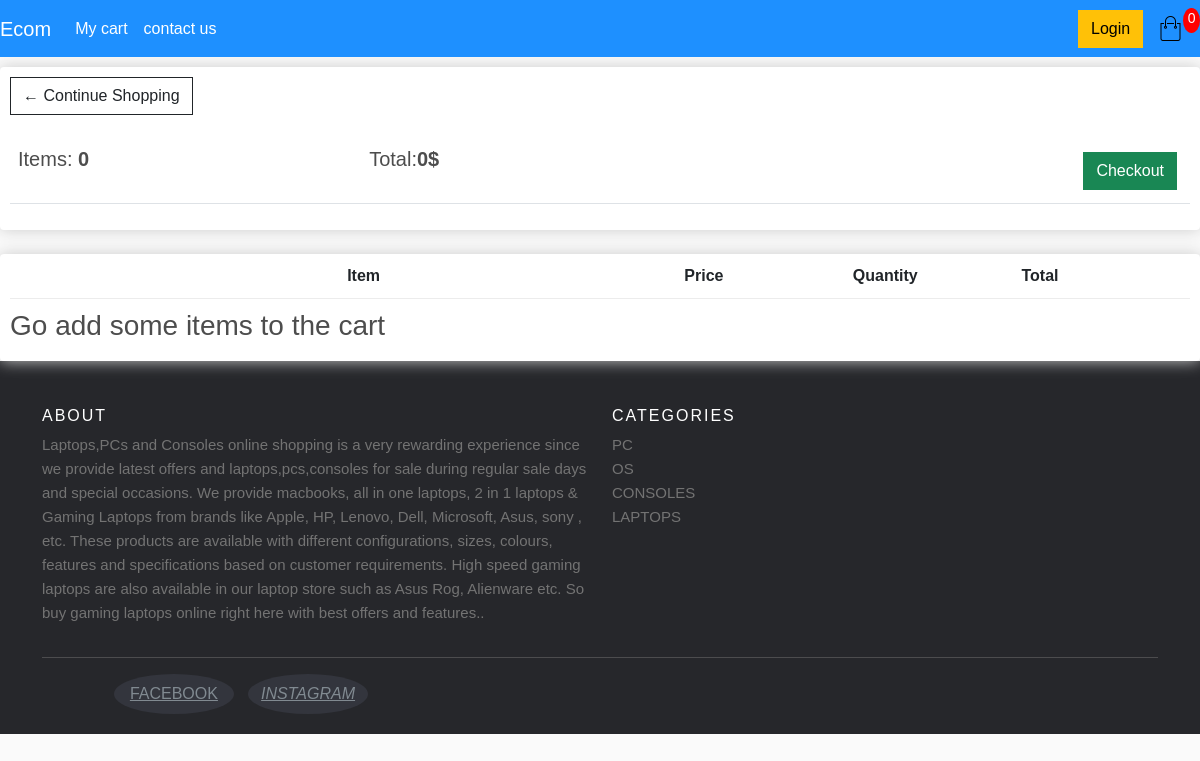
The page /cart/ (signed in) on the database as committed earlier.
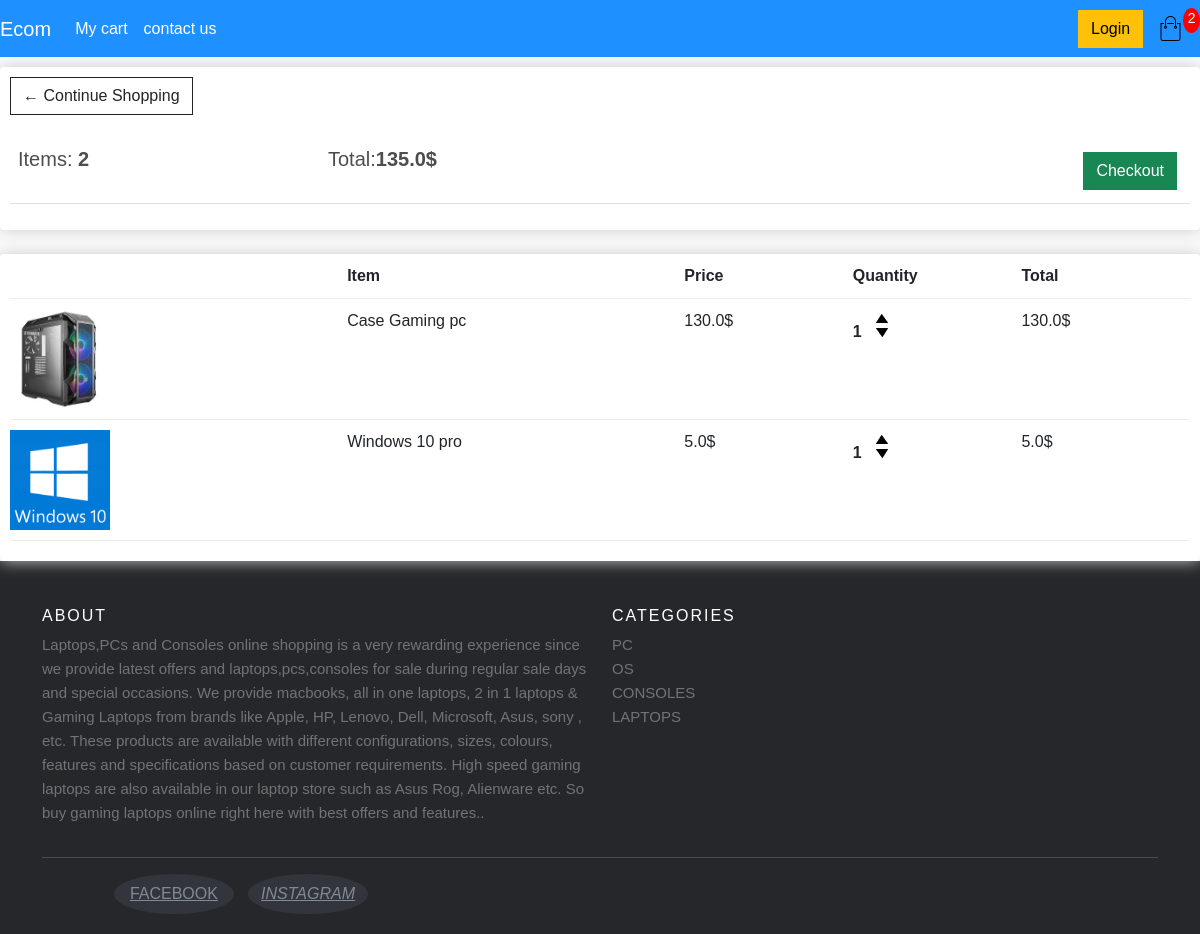
The same page on the database as committed later.
### store/models.py (models this page shows, shortened)
class Order(models.Model):
	customer = models.ForeignKey(Customer, on_delete=models.SET_NULL, null=True, blank=True)
	date_ordered = models.DateTimeField(auto_now_add=True)
	complete = models.BooleanField(default=False)
	tran_id = models.CharField(max_length=100, null=True)
	@property
	def get_cart_total(self):
		orderitems = self.orderitem_set.all()
		total = sum([item.get_item_total for item in orderitems])
		return total
	@property
	def get_cart_items(self):
		orderitems = self.orderitem_set.all()
		total = sum([item.quantity for item in orderitems])
		return total

class OrderItem(models.Model):
	product = models.ForeignKey(Product, on_delete=models.SET_NULL, null=True)
	order = models.ForeignKey(Order, on_delete=models.SET_NULL, null=True)
	quantity = models.IntegerField(default=0, null=True, blank=True)
	date_added = models.DateTimeField(auto_now_add=True)
	@property
	def get_item_total(self):
		return self.product.price * self.quantity

class Product(models.Model):
	name = models.CharField(max_length=200)
	price = models.FloatField()
	digital = models.BooleanField(default=False,null=True, blank=True)
	image = models.ImageField(null=True, blank=True)
	@property
	def imageURL(self):
		try:
			url = self.image.url
		except:
			url = ''
		return url

### store/views.py (the view)
# urls.py: path('cart/',views.cart,name="cart"),
def cart(request):
    data = cartData(request)
    cartItems = data['cartItems']
    order = data['order']
    items = data['items']
    context= {'items':items,'order':order,'cartItems':cartItems}
    return render(request,'store/Cart.html',context)

### store/utils.py (called while the page is built)
def cartData(request):
    if request.user.is_authenticated:
        customer = request.user.customer
        order, created = Order.objects.get_or_create(customer=customer, complete=False)
        items = order.orderitem_set.all()
        cartItems = order.get_cart_items
    else:
        cookieData = cookieCart(request)
        cartItems = cookieData['cartItems']
        order = cookieData['order']
        items = cookieData['items']
    return {'cartItems': cartItems, 'order': order, 'items': items}

### store/templates/store/Cart.html (shortened to what this page needs)
<!DOCTYPE html>
{% extends 'store/Store.html' %}
{%load static%}
{% block content %}
 	<div class="row">
		<div class="col-lg-12">
			<div class="box-element">
				<a  class="btn btn-outline-dark" href="{% url 'store' %}">&#x2190; Continue Shopping</a>
				<br>
				<br>
				<table class="table">
					<tr>
						<th><h5>Items: <strong>{{order.get_cart_items}}</strong></h5></th>
						<th><h5>Total:<strong>{{order.get_cart_total}}$</strong></h5></th>
						<th>
							<a  style="float:right; margin:5px;" class="btn btn-success" href="{% url 'checkout' %}">Checkout</a>
						</th>
					</tr>
				</table>
			</div>
			<br>
			<div class="box-element">
				<div class="cart-row">
					<div style="flex:2"></div>
					<div style="flex:2"><strong>Item</strong></div>
					<div style="flex:1"><strong>Price</strong></div>
					<div style="flex:1"><strong>Quantity</strong></div>
					<div style="flex:1"><strong>Total</strong></div>
				</div>
				{% for item in items %}
				<div class="cart-row">
					<div style="flex:2"><img class="row-image" src={{item.product.imageURL}}></div>
					<div style="flex:2"><p>{{item.product.name}}</p></div>
					<div style="flex:1"><p>{{item.product.price}}$</p></div>
					<div style="flex:1">
						<p class="quantity">{{item.quantity}}</p>
						<div class="quantity">
							<img class="chg-quantity update-cart" data-product="{{item.product.id}}" data-action="add"src="{% static  'img/arrow-up.png' %}">
							<img class="chg-quantity update-cart" data-product="{{item.product.id}}" data-action="remove" src="{% static  'img/arrow-down.png' %}">
						</div>
					</div>
					<div style="flex:1"><p>{{item.get_item_total}}$</p></div>
				</div>
				{% empty %}
				<h3>Go add some items to the cart</h3>
				{%endfor%}
			</div>
		</div>
	</div>
    <footer class="site-footer">
      <div class="container">
        <div class="row">
          <div class="col-sm-12 col-md-6">
            <h6>About</h6>
            <p class="text-justify">Laptops,PCs and Consoles online shopping  is a very rewarding experience since we provide latest offers and laptops,pcs,consoles for sale during regular sale days and special occasions. We provide macbooks, all in one laptops, 2 in 1 laptops & Gaming Laptops from brands like Apple, HP, Lenovo, Dell, Microsoft, Asus,  sony , etc.
These products are available with different configurations, sizes, colours, features and specifications based on customer requirements. High speed gaming laptops are also available in our laptop store such as Asus Rog, Alienware etc. So buy gaming laptops online right here with best offers and features..</p>
          </div>
          <div class="col-xs-6 col-md-3">
            <h6>Categories</h6>
            <ul class="footer-links">
              <li><a >PC</a></li>
              <li><a >OS</a></li>
              <li><a >CONSOLES</a></li>
              <li><a >LAPTOPS</a></li>
            </ul>
          </div>
        </div>
        <hr>
      </div>
      <div class="container">
        <div class="row">
          <div class="col-md-4 col-sm-6 col-xs-12">
            <ul class="social-icons">
              <li><a class="facebook" href="#">FACEBOOK</a></li>
                <li><a class="insta" href="#"><i class="fa fa-linkedin">INSTAGRAM</i></a></li>
            </ul>
          </div>
        </div>
      </div>
</footer>
{% endblock content %}

### store/templates/store/Store.html (shortened to what this page needs)
<!DOCTYPE html>
{%load static%}
<html>
<head>
    <link href="{%static 'css/bootstrap/bootstrap.min.css'%}" rel="stylesheet">
    <link href='{%static "css/mainstyle.css"%}' rel="stylesheet" type="text/css"/>
	<link href="{%static 'css/main.css'%}" rel="stylesheet" type="text/css"/>
</head>
<body>
<nav class="navbar navbar-expand-lg navbar-dark bg-dark" >
	  <a class="navbar-brand" href="{% url 'store' %}">Ecom</a>
		  <div class="collapse navbar-collapse" id="navbarNavAltMarkup">
			<div class="navbar-nav">
			  <a class="nav-item nav-link active" href="{% url 'cart' %}">My cart</a>
			  <a class="nav-item nav-link active" href="{% url 'contact' %}">contact us</a>
			</div>
		  </div>
    <div class="form-inline my-2 my-lg-0">
     	<a href="http://localhost:8000/admin/" class="btn btn-warning">Login</a>
	</div>
     	<a href="{% url 'cart' %}">
    		<img  id="cart-icon" src="{% static 'img/cart.png' %}">
    	</a>
    	<p id="cart-total">{{cartItems}}</p>
</nav>
{% block content %}{% endblock content %}
        </body>
</html>

### static/css/mainstyle.css (style rules this page uses)
body { background-color: hsl(0, 0%, 98%); }
h1,h2,h3,h4,h5,h6 { color:hsl(0, 0%, 30%); }
.box-element { box-shadow:hsl(0, 0%, 80%) 0 0 16px; background-color: #fff; border-radius: 4px; padding: 10px; }
.bg-dark { background-color:DodgerBlue!important; }
#cart-icon { width:25px; display: inline-block; margin-left: 15px; }
#cart-total { display: block; text-align: center; color:#fff; background-color: red; width: 20px; height: 25px; border-radius: 50%; font-size: 14px; }
.col-lg-4, .col-lg-6, .col-lg-8, .col-lg-12 { margin-top: 10px; }
.btn { border-radius: 0; }
.row-image { width: 100px; }
.cart-row { display: flex; align-items: flex-stretch; padding-bottom: 10px; margin-bottom: 10px; border-bottom: 1px solid #ececec; }
.quantity { display: inline-block; font-weight: 700; padding-right:10px; }
.chg-quantity { width: 12px; cursor: pointer; display: block; margin-top: 5px; transition:.1s; }
.site-footer { background-color:#26272b; padding:45px 0 20px; font-size:15px; line-height:24px; color:#737373; }
.site-footer hr { border-top-color:#bbb; opacity:0.5; }
.site-footer h6 { color:#fff; font-size:16px; text-transform:uppercase; margin-top:0px; letter-spacing:2px }
.site-footer a { color:#737373; }
.footer-links { padding-left:0; list-style:none; }
.footer-links li { display:block; }
.footer-links a { color:cadetblue; }
.site-footer .social-icons { text-align:right; }
.site-footer .social-icons a { width:120px; height:40px; line-height:40px; margin-left:10px; margin-right:0; border-radius:100%; background-color:#33353d; }
.site-footer { padding-bottom:0; }
.site-footer .copyright-text,.site-footer .social-icons { text-align:center; }
.social-icons li { display:inline-block; margin-bottom:4px }
.social-icons a { background-color:#eceeef; color:#818a91; font-size:16px; display:inline-block; line-height:44px; width:44px; height:44px; text-align:center; margin-right:8px; border-radius:100%; -webkit-transition:all .2s linear; -o-transition:all .2s linear; transition:all .2s linear }

### static/css/main.css (style rules this page uses)
body { font-family: 'Montserrat', Arial, Helvetica, sans-serif; }

Rows that differ between the two databases and show on the page:
no longer on this page (row edited): Order: get_cart_items "0", get_cart_total "0"
added Order: get_cart_items "2", get_cart_total "135.0"
added OrderItem: product.imageURL (picture), product.name "Case Gaming pc", product.price "130.0", quantity "1", get_item_total "130.0"
added OrderItem: product.imageURL (picture), product.name "Windows 10 pro", product.price "5.0", quantity "1", get_item_total "5.0"
Other text that changed with them:
{{ cartItems }}: "0" → "2"
text no longer shown: "Go add some items to the cart"
